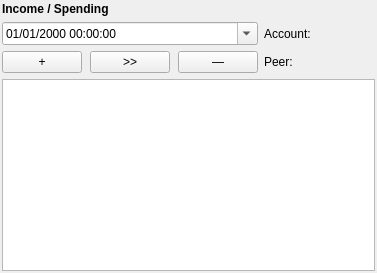
                  <widget class="QWidget" name="ActionDetailsTab">
                   <layout class="QGridLayout" name="gridLayout_4">
                    <property name="leftMargin">
                     <number>2</number>
                    </property>
                    <property name="topMargin">
                     <number>2</number>
                    </property>
                    <property name="rightMargin">
                     <number>2</number>
                    </property>
                    <property name="bottomMargin">
                     <number>2</number>
                    </property>
                    <item row="2" column="0">
                     <widget class="QFrame" name="ActionDetailBtnFrame">
                      <property name="frameShape">
                       <enum>QFrame::NoFrame</enum>
                      </property>
                      <property name="frameShadow">
                       <enum>QFrame::Plain</enum>
                      </property>
                      <layout class="QHBoxLayout" name="horizontalLayout_6">
                       <property name="spacing">
                        <number>8</number>
                       </property>
                       <property name="leftMargin">
                        <number>0</number>
                       </property>
                       <property name="topMargin">
                        <number>0</number>
                       </property>
                       <property name="rightMargin">
                        <number>0</number>
                       </property>
                       <property name="bottomMargin">
                        <number>0</number>
                       </property>
                       <item>
                        <widget class="QPushButton" name="AddActionDetail">
                         <property name="text">
                          <string> + </string>
                         </property>
                        </widget>
                       </item>
                       <item>
                        <widget class="QPushButton" name="CopyActionDetail">
                         <property name="text">
                          <string>&gt;&gt;</string>
                         </property>
                        </widget>
                       </item>
                       <item>
                        <widget class="QPushButton" name="RemoveActionDetail">
                         <property name="text">
                          <string> — </string>
                         </property>
                        </widget>
                       </item>
                      </layout>
                     </widget>
                    </item>
                    <item row="1" column="0">
                     <widget class="QDateTimeEdit" name="ActionTimestampEdit">
                      <property name="displayFormat">
                       <string>dd/MM/yyyy hh:mm:ss</string>
                      </property>
                      <property name="calendarPopup">
                       <bool>true</bool>
                      </property>
                     </widget>
                    </item>
                    <item row="1" column="2">
                     <widget class="AccountSelector" name="ActionAccountWidget" native="true"/>
                    </item>
                    <item row="3" column="0" colspan="6">
                     <widget class="QTableView" name="ActionDetailsTableView">
                      <property name="alternatingRowColors">
                       <bool>true</bool>
                      </property>
                      <attribute name="verticalHeaderVisible">
                       <bool>false</bool>
                      </attribute>
                      <attribute name="verticalHeaderMinimumSectionSize">
                       <number>20</number>
                      </attribute>
                      <attribute name="verticalHeaderDefaultSectionSize">
                       <number>20</number>
                      </attribute>
                     </widget>
                    </item>
                    <item row="2" column="2">
                     <widget class="PeerSelector" name="ActionPeerWidget" native="true"/>
                    </item>
                    <item row="0" column="0">
                     <widget class="QLabel" name="ActionTabLbl">
                      <property name="font">
                       <font>
                        <weight>75</weight>
                        <bold>true</bold>
                       </font>
                      </property>
                      <property name="text">
                       <string>Income / Spending</string>
                      </property>
                     </widget>
                    </item>
                    <item row="1" column="3">
                     <spacer name="ActionDetailsSpacer">
                      <property name="orientation">
                       <enum>Qt::Horizontal</enum>
                      </property>
                      <property name="sizeHint" stdset="0">
                       <size>
                        <width>40</width>
                        <height>20</height>
                       </size>
                      </property>
                     </spacer>
                    </item>
                    <item row="2" column="1">
                     <widget class="QLabel" name="PeerLbl">
                      <property name="text">
                       <string>Peer:</string>
                      </property>
                     </widget>
                    </item>
                    <item row="1" column="1">
                     <widget class="QLabel" name="AccountLbl_2">
                      <property name="text">
                       <string>Account:</string>
                      </property>
                     </widget>
                    </item>
                   </layout>
                  </widget>
